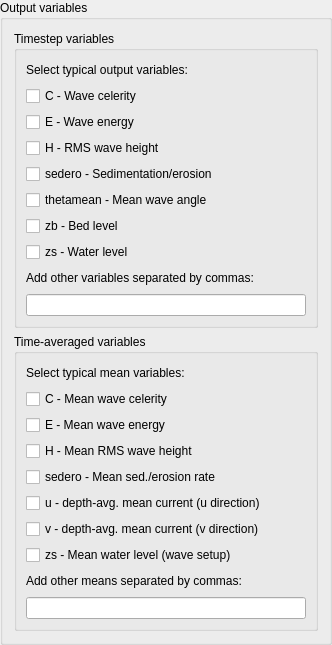
               <widget class="QgsCollapsibleGroupBox" name="gbOutputVariables">
                <property name="title">
                 <string>Output variables</string>
                </property>
                <property name="collapsed">
                 <bool>true</bool>
                </property>
                <layout class="QGridLayout" name="gridLayout_12">
                 <item row="0" column="0">
                  <widget class="QGroupBox" name="gbTimestepVariables">
                   <property name="title">
                    <string>Timestep variables</string>
                   </property>
                   <layout class="QGridLayout" name="gridLayout_10">
                    <item row="0" column="0">
                     <layout class="QVBoxLayout" name="verticalLayout_11">
                      <item>
                       <layout class="QHBoxLayout" name="horizontalLayout_34">
                        <item>
                         <widget class="QLabel" name="labTypicalVariables">
                          <property name="text">
                           <string>Select typical output variables:</string>
                          </property>
                         </widget>
                        </item>
                        <item>
                         <spacer name="horizontalSpacer_32">
                          <property name="orientation">
                           <enum>Qt::Horizontal</enum>
                          </property>
                          <property name="sizeHint" stdset="0">
                           <size>
                            <width>40</width>
                            <height>20</height>
                           </size>
                          </property>
                         </spacer>
                        </item>
                       </layout>
                      </item>
                      <item>
                       <layout class="QHBoxLayout" name="horizontalLayout_35">
                        <item>
                         <widget class="QCheckBox" name="cbCelerity">
                          <property name="text">
                           <string>C - Wave celerity</string>
                          </property>
                         </widget>
                        </item>
                        <item>
                         <spacer name="horizontalSpacer_33">
                          <property name="orientation">
                           <enum>Qt::Horizontal</enum>
                          </property>
                          <property name="sizeHint" stdset="0">
                           <size>
                            <width>40</width>
                            <height>20</height>
                           </size>
                          </property>
                         </spacer>
                        </item>
                       </layout>
                      </item>
                      <item>
                       <layout class="QHBoxLayout" name="horizontalLayout_36">
                        <item>
                         <widget class="QCheckBox" name="cbEnergy">
                          <property name="text">
                           <string>E - Wave energy</string>
                          </property>
                         </widget>
                        </item>
                        <item>
                         <spacer name="horizontalSpacer_34">
                          <property name="orientation">
                           <enum>Qt::Horizontal</enum>
                          </property>
                          <property name="sizeHint" stdset="0">
                           <size>
                            <width>40</width>
                            <height>20</height>
                           </size>
                          </property>
                         </spacer>
                        </item>
                       </layout>
                      </item>
                      <item>
                       <layout class="QHBoxLayout" name="horizontalLayout_37">
                        <item>
                         <widget class="QCheckBox" name="cbWaveHeight">
                          <property name="text">
                           <string>H - RMS wave height</string>
                          </property>
                         </widget>
                        </item>
                        <item>
                         <spacer name="horizontalSpacer_35">
                          <property name="orientation">
                           <enum>Qt::Horizontal</enum>
                          </property>
                          <property name="sizeHint" stdset="0">
                           <size>
                            <width>40</width>
                            <height>20</height>
                           </size>
                          </property>
                         </spacer>
                        </item>
                       </layout>
                      </item>
                      <item>
                       <layout class="QHBoxLayout" name="horizontalLayout_38">
                        <item>
                         <widget class="QCheckBox" name="cbSedero">
                          <property name="text">
                           <string>sedero - Sedimentation/erosion</string>
                          </property>
                         </widget>
                        </item>
                        <item>
                         <spacer name="horizontalSpacer_36">
                          <property name="orientation">
                           <enum>Qt::Horizontal</enum>
                          </property>
                          <property name="sizeHint" stdset="0">
                           <size>
                            <width>40</width>
                            <height>20</height>
                           </size>
                          </property>
                         </spacer>
                        </item>
                       </layout>
                      </item>
                      <item>
                       <layout class="QHBoxLayout" name="horizontalLayout_39">
                        <item>
                         <widget class="QCheckBox" name="cbMeanWaveAngle">
                          <property name="text">
                           <string>thetamean - Mean wave angle</string>
                          </property>
                         </widget>
                        </item>
                        <item>
                         <spacer name="horizontalSpacer_37">
                          <property name="orientation">
                           <enum>Qt::Horizontal</enum>
                          </property>
                          <property name="sizeHint" stdset="0">
                           <size>
                            <width>40</width>
                            <height>20</height>
                           </size>
                          </property>
                         </spacer>
                        </item>
                       </layout>
                      </item>
                      <item>
                       <layout class="QHBoxLayout" name="horizontalLayout_40">
                        <item>
                         <widget class="QCheckBox" name="cbBedLevel">
                          <property name="text">
                           <string>zb - Bed level</string>
                          </property>
                         </widget>
                        </item>
                        <item>
                         <spacer name="horizontalSpacer_38">
                          <property name="orientation">
                           <enum>Qt::Horizontal</enum>
                          </property>
                          <property name="sizeHint" stdset="0">
                           <size>
                            <width>40</width>
                            <height>20</height>
                           </size>
                          </property>
                         </spacer>
                        </item>
                       </layout>
                      </item>
                      <item>
                       <layout class="QHBoxLayout" name="horizontalLayout_41">
                        <item>
                         <widget class="QCheckBox" name="cbWaterLevel">
                          <property name="text">
                           <string>zs - Water level</string>
                          </property>
                         </widget>
                        </item>
                        <item>
                         <spacer name="horizontalSpacer_39">
                          <property name="orientation">
                           <enum>Qt::Horizontal</enum>
                          </property>
                          <property name="sizeHint" stdset="0">
                           <size>
                            <width>40</width>
                            <height>20</height>
                           </size>
                          </property>
                         </spacer>
                        </item>
                       </layout>
                      </item>
                      <item>
                       <layout class="QHBoxLayout" name="horizontalLayout_42">
                        <item>
                         <widget class="QLabel" name="labOtherVariables">
                          <property name="text">
                           <string>Add other variables separated by commas:</string>
                          </property>
                         </widget>
                        </item>
                        <item>
                         <spacer name="horizontalSpacer_40">
                          <property name="orientation">
                           <enum>Qt::Horizontal</enum>
                          </property>
                          <property name="sizeHint" stdset="0">
                           <size>
                            <width>40</width>
                            <height>20</height>
                           </size>
                          </property>
                         </spacer>
                        </item>
                       </layout>
                      </item>
                      <item>
                       <widget class="QLineEdit" name="leOutputVariables"/>
                      </item>
                     </layout>
                    </item>
                   </layout>
                  </widget>
                 </item>
                 <item row="1" column="0">
                  <widget class="QGroupBox" name="gbTimestepVariables_2">
                   <property name="title">
                    <string>Time-averaged variables</string>
                   </property>
                   <layout class="QGridLayout" name="gridLayout_6">
                    <item row="0" column="0">
                     <layout class="QVBoxLayout" name="verticalLayout_12">
                      <item>
                       <layout class="QHBoxLayout" name="horizontalLayout_43">
                        <item>
                         <widget class="QLabel" name="labTypicalMeanVariables">
                          <property name="text">
                           <string>Select typical mean variables:</string>
                          </property>
                         </widget>
                        </item>
                        <item>
                         <spacer name="horizontalSpacer_41">
                          <property name="orientation">
                           <enum>Qt::Horizontal</enum>
                          </property>
                          <property name="sizeHint" stdset="0">
                           <size>
                            <width>40</width>
                            <height>20</height>
                           </size>
                          </property>
                         </spacer>
                        </item>
                       </layout>
                      </item>
                      <item>
                       <layout class="QHBoxLayout" name="horizontalLayout_44">
                        <item>
                         <widget class="QCheckBox" name="cbCelerityMean">
                          <property name="text">
                           <string>C - Mean wave celerity</string>
                          </property>
                         </widget>
                        </item>
                        <item>
                         <spacer name="horizontalSpacer_42">
                          <property name="orientation">
                           <enum>Qt::Horizontal</enum>
                          </property>
                          <property name="sizeHint" stdset="0">
                           <size>
                            <width>40</width>
                            <height>20</height>
                           </size>
                          </property>
                         </spacer>
                        </item>
                       </layout>
                      </item>
                      <item>
                       <layout class="QHBoxLayout" name="horizontalLayout_45">
                        <item>
                         <widget class="QCheckBox" name="cbEnergyMean">
                          <property name="text">
                           <string>E - Mean wave energy</string>
                          </property>
                         </widget>
                        </item>
                        <item>
                         <spacer name="horizontalSpacer_44">
                          <property name="orientation">
                           <enum>Qt::Horizontal</enum>
                          </property>
                          <property name="sizeHint" stdset="0">
                           <size>
                            <width>40</width>
                            <height>20</height>
                           </size>
                          </property>
                         </spacer>
                        </item>
                       </layout>
                      </item>
                      <item>
                       <layout class="QHBoxLayout" name="horizontalLayout_46">
                        <item>
                         <widget class="QCheckBox" name="cbWaveHeightMean">
                          <property name="text">
                           <string>H - Mean RMS wave height</string>
                          </property>
                         </widget>
                        </item>
                        <item>
                         <spacer name="horizontalSpacer_45">
                          <property name="orientation">
                           <enum>Qt::Horizontal</enum>
                          </property>
                          <property name="sizeHint" stdset="0">
                           <size>
                            <width>40</width>
                            <height>20</height>
                           </size>
                          </property>
                         </spacer>
                        </item>
                       </layout>
                      </item>
                      <item>
                       <layout class="QHBoxLayout" name="horizontalLayout_47">
                        <item>
                         <widget class="QCheckBox" name="cbSederoMean">
                          <property name="text">
                           <string>sedero - Mean sed./erosion rate</string>
                          </property>
                         </widget>
                        </item>
                        <item>
                         <spacer name="horizontalSpacer_46">
                          <property name="orientation">
                           <enum>Qt::Horizontal</enum>
                          </property>
                          <property name="sizeHint" stdset="0">
                           <size>
                            <width>40</width>
                            <height>20</height>
                           </size>
                          </property>
                         </spacer>
                        </item>
                       </layout>
                      </item>
                      <item>
                       <layout class="QHBoxLayout" name="horizontalLayout_48">
                        <item>
                         <widget class="QCheckBox" name="cbMeanU">
                          <property name="text">
                           <string>u - depth-avg. mean current (u direction)</string>
                          </property>
                         </widget>
                        </item>
                        <item>
                         <spacer name="horizontalSpacer_47">
                          <property name="orientation">
                           <enum>Qt::Horizontal</enum>
                          </property>
                          <property name="sizeHint" stdset="0">
                           <size>
                            <width>40</width>
                            <height>20</height>
                           </size>
                          </property>
                         </spacer>
                        </item>
                       </layout>
                      </item>
                      <item>
                       <layout class="QHBoxLayout" name="horizontalLayout_49">
                        <item>
                         <widget class="QCheckBox" name="cbMeanV">
                          <property name="text">
                           <string>v - depth-avg. mean current (v direction)</string>
                          </property>
                         </widget>
                        </item>
                        <item>
                         <spacer name="horizontalSpacer_48">
                          <property name="orientation">
                           <enum>Qt::Horizontal</enum>
                          </property>
                          <property name="sizeHint" stdset="0">
                           <size>
                            <width>40</width>
                            <height>20</height>
                           </size>
                          </property>
                         </spacer>
                        </item>
                       </layout>
                      </item>
                      <item>
                       <layout class="QHBoxLayout" name="horizontalLayout_50">
                        <item>
                         <widget class="QCheckBox" name="cbWaterLevelMean">
                          <property name="text">
                           <string>zs - Mean water level (wave setup)</string>
                          </property>
                         </widget>
                        </item>
                        <item>
                         <spacer name="horizontalSpacer_49">
                          <property name="orientation">
                           <enum>Qt::Horizontal</enum>
                          </property>
                          <property name="sizeHint" stdset="0">
                           <size>
                            <width>40</width>
                            <height>20</height>
                           </size>
                          </property>
                         </spacer>
                        </item>
                       </layout>
                      </item>
                      <item>
                       <layout class="QHBoxLayout" name="horizontalLayout_51">
                        <item>
                         <widget class="QLabel" name="labOtherMeanVariables">
                          <property name="text">
                           <string>Add other means separated by commas:</string>
                          </property>
                         </widget>
                        </item>
                        <item>
                         <spacer name="horizontalSpacer_50">
                          <property name="orientation">
                           <enum>Qt::Horizontal</enum>
                          </property>
                          <property name="sizeHint" stdset="0">
                           <size>
                            <width>40</width>
                            <height>20</height>
                           </size>
                          </property>
                         </spacer>
                        </item>
                       </layout>
                      </item>
                      <item>
                       <widget class="QLineEdit" name="leOtherMeans"/>
                      </item>
                     </layout>
                    </item>
                   </layout>
                  </widget>
                 </item>
                </layout>
               </widget>
